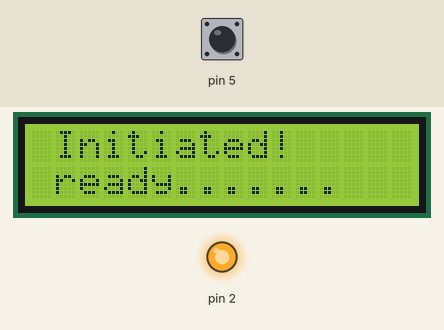
Simulated run of this sketch. Board: Arduino Uno, built with avr-gcc and run on an emulated ATmega328P. Shown: 16×2 character LCD, output pins drawn as LEDs (lit = HIGH). The test bench sets the inputs (shaded band); at power-on: pin 5 HIGH. Pins used as bus, display or sensor lines are not drawn; what the sketch prints to the serial monitor is not drawn.

Above: at 0.1 s.
At 1.9 s:
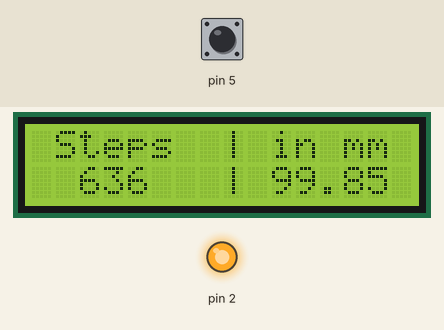
2.0 s: pin 5 pulled LOW for 3.2 s
At 28.8 s:
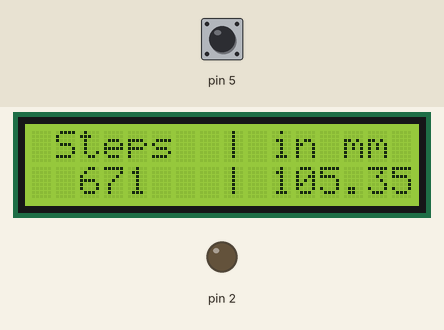
Timing chart, 0 to 30.6 s (numbered marks = the images above; inputs shaded):
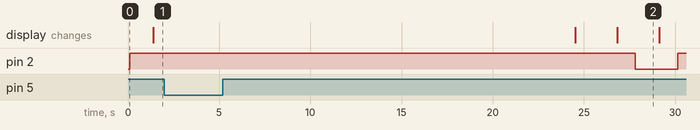

Measured:
- after the input at 2.0 s, the display: first changes after 22.5 s (image 2 shows a later state)

The sketch:

StepperExample.ino
```cpp
/* ******************** * * *
      Stepper Example
      Supporting A4988 Stepper Driver
      LCD 16x2 I2C


 By: Gal Arbel
 2023
*/

#include <LiquidCrystal_I2C.h>
LiquidCrystal_I2C lcd(0x27, 16, 2);  // on 0x27 i2c address, 16 by 2

class Stepexample {
  public:
    Stepexample(int stepPin, int dirPin, int xlimPin, int speed) {
      this->stepPin = stepPin;
      this->dirPin = dirPin;
      this->xlimPin = xlimPin;
      this->speed = speed;
      pinMode(stepPin, OUTPUT);
      pinMode(dirPin, OUTPUT);
      pinMode(xlimPin, INPUT_PULLUP);
   }
    void begin(double bdrate) {
      Serial.begin(bdrate);
      lcd.init();  // on 0x27 i2c address, 16 by 2
      lcd.backlight();
      lcd.setCursor(0, 0);
      lcd.print(" Initiated!");
      lcd.setCursor(1, 1);
      lcd.print("ready.......");
    }

    void move(int x) {  //move horizontally, measured in steps
      Serial.println("dx activated");
      Serial.print("Delta X =");
      Serial.print(x);
      Serial.println(" steps");

      if (x > 0) {
        digitalWrite(dirPin, HIGH);  // go CW. Makes 200 pulses for making one full cycle rotation
        for (int c = 0; c < x; c++) { // a loop to produce pulses for the motor
          digitalWrite(stepPin, HIGH); // that's a HIGH pulse
          delayMicroseconds(speed);   // and its duration
          digitalWrite(stepPin, LOW); // that's a LOW pulse
          delayMicroseconds(speed);   // and its duration
          xlocation++;
          if (!digitalRead(xlimPin)) {
            Serial.println("limit X reached");
            movefromedge('l');
            break;
          }
        }
      }
      if (x < 0) {
        digitalWrite(dirPin, LOW);  // go CCW
        for (int c = 0; c < abs(x); c++) {
          digitalWrite(stepPin, HIGH);
          delayMicroseconds(speed);
          digitalWrite(stepPin, LOW);
          delayMicroseconds(speed);
          xlocation--;
          if (!digitalRead(xlimPin)) {
            Serial.println("limit X reached");
            movefromedge('r');
            break;
          }
        }
      }
      display();
    }
    void movemm(int x) {  //in mm
      x = x / 0.157;      // the resolution at full steps
      move(x);
    }
    void display() {  // print to lcd
      lcd.clear();
      lcd.setCursor(0, 0);
      lcd.print(" Steps  | in mm");
      lcd.setCursor(2, 1);
      lcd.print(xlocation);
      lcd.setCursor(8, 1);
      lcd.print("|");
      lcd.setCursor(10, 1);
      lcd.print((xlocation * 0.157));
    }
    int locx(){
      return xlocation;
      } // returns the current X location

  private:
    int speed = 1200;  // this is the delay in uSec between the stepper pulses
    byte stepPin = 0;
    byte dirPin = 0;
    byte xlimPin = 0;
    int xlocation = 0;

    void movefromedge(char direction){
      if (direction == 'l'){
          move(35);
          xlocation =- 35;
          Serial.println("hitting right edge!");
        }
        if (direction == 'r'){
          move(35);
          xlocation =+ 35;
          Serial.println("hitting left edge!");
        }
  }
};

Stepexample mystepper(3, 2, 5, 1000);//stepPin, dirPin, xlimPin, speed (usec delay between pulses)

void setup() {
  mystepper.begin(115200); //Also starts the Serial monitor at the baudrate value
  Serial.println("Started");
}

void loop() {
  mystepper.movemm(100);
  delay(1000);
  mystepper.movemm(-100);
  delay(1000);
}
```
